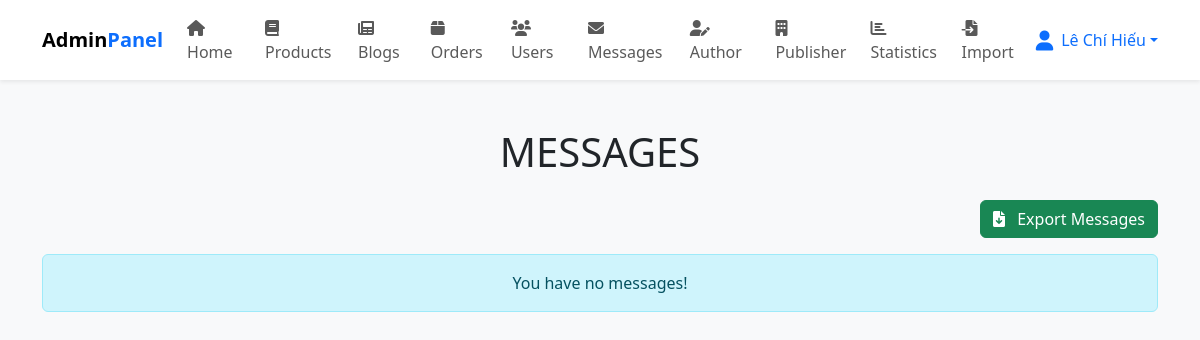
The page /admin_contacts.php (signed in) on the database as committed earlier.
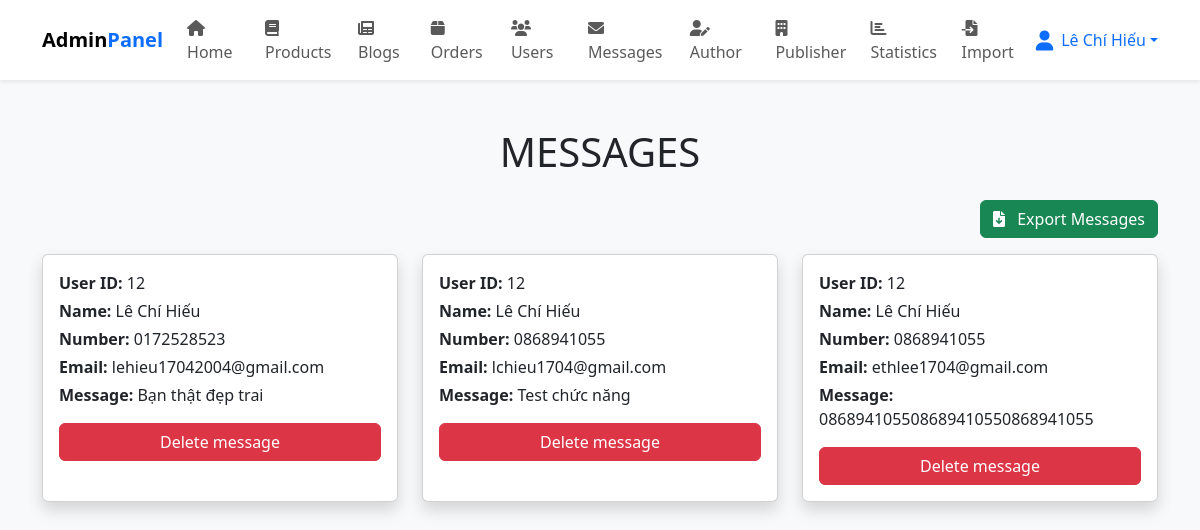
The same page on the database as committed later.
### tables this page shows
CREATE TABLE `message` (
  `id` int(11) NOT NULL,
  `user_id` int(11) NOT NULL,
  `name` varchar(100) NOT NULL,
  `email` varchar(100) NOT NULL,
  `number` varchar(12) NOT NULL,
  `message` varchar(500) NOT NULL
);

### admin_contacts.php (the view, shortened to what this page needs)
<?php
include 'config.php';
?>
<!DOCTYPE html>
<html lang="en">
<head>
   <link href="https://cdn.jsdelivr.net/npm/bootstrap@5.3.3/dist/css/bootstrap.min.css" rel="stylesheet">
   <link rel="stylesheet" href="https://cdnjs.cloudflare.com/ajax/libs/font-awesome/6.0.0/css/all.min.css">
</head>
<body class="bg-light">
   <?php include 'admin_header.php'; ?>
   <section class="container my-5">
      <h1 class="text-center text-uppercase mb-4">Messages</h1>
      <div class="text-end mb-3">
         <a href="admin_export.php?table=message" class="btn btn-success">
            <i class="fas fa-file-download me-2"></i> Export Messages
         </a>
      </div>
      <div class="row g-4">
         <?php
         $select_message = mysqli_query($conn, "SELECT * FROM `message`") or die('query failed');
         if (mysqli_num_rows($select_message) > 0) {
            while ($fetch_message = mysqli_fetch_assoc($select_message)) {
         ?>
               <div class="col-md-6 col-lg-4">
                  <div class="card shadow h-100">
                     <div class="card-body">
                        <p class="mb-1"><strong>User ID:</strong> <span><?php echo $fetch_message['user_id']; ?></span></p>
                        <p class="mb-1"><strong>Name:</strong> <span><?php echo $fetch_message['name']; ?></span></p>
                        <p class="mb-1"><strong>Number:</strong> <span><?php echo $fetch_message['number']; ?></span></p>
                        <p class="mb-1"><strong>Email:</strong> <span><?php echo $fetch_message['email']; ?></span></p>
                        <p class="mb-3"><strong>Message:</strong> <span><?php echo $fetch_message['message']; ?></span></p>
                        <a href="admin_contacts.php?delete=<?php echo $fetch_message['id']; ?>" onclick="return confirm('delete this message?');" class="btn btn-danger w-100">Delete message</a>
                     </div>
                  </div>
               </div>
         <?php
            }
         } else {
            echo '<div class="col-12"><div class="alert alert-info text-center">You have no messages!</div></div>';
         }
         ?>
      </div>
   </section>
</body>
</html>

Rows that differ between the two databases and show on the page:
added message: user "12", name "Lê Chí Hiếu", number "0172528523", email "lehieu17042004@gmail.com", message "Bạn thật đẹp trai"
added message: user "12", name "Lê Chí Hiếu", number "0868941055", email "lchieu1704@gmail.com", message "Test chức năng"
added message: user "12", name "Lê Chí Hiếu", number "0868941055", email "ethlee1704@gmail.com", message "086894105508689410550868941055"
Other text that changed with them:
text no longer shown: "You have no messages!"
